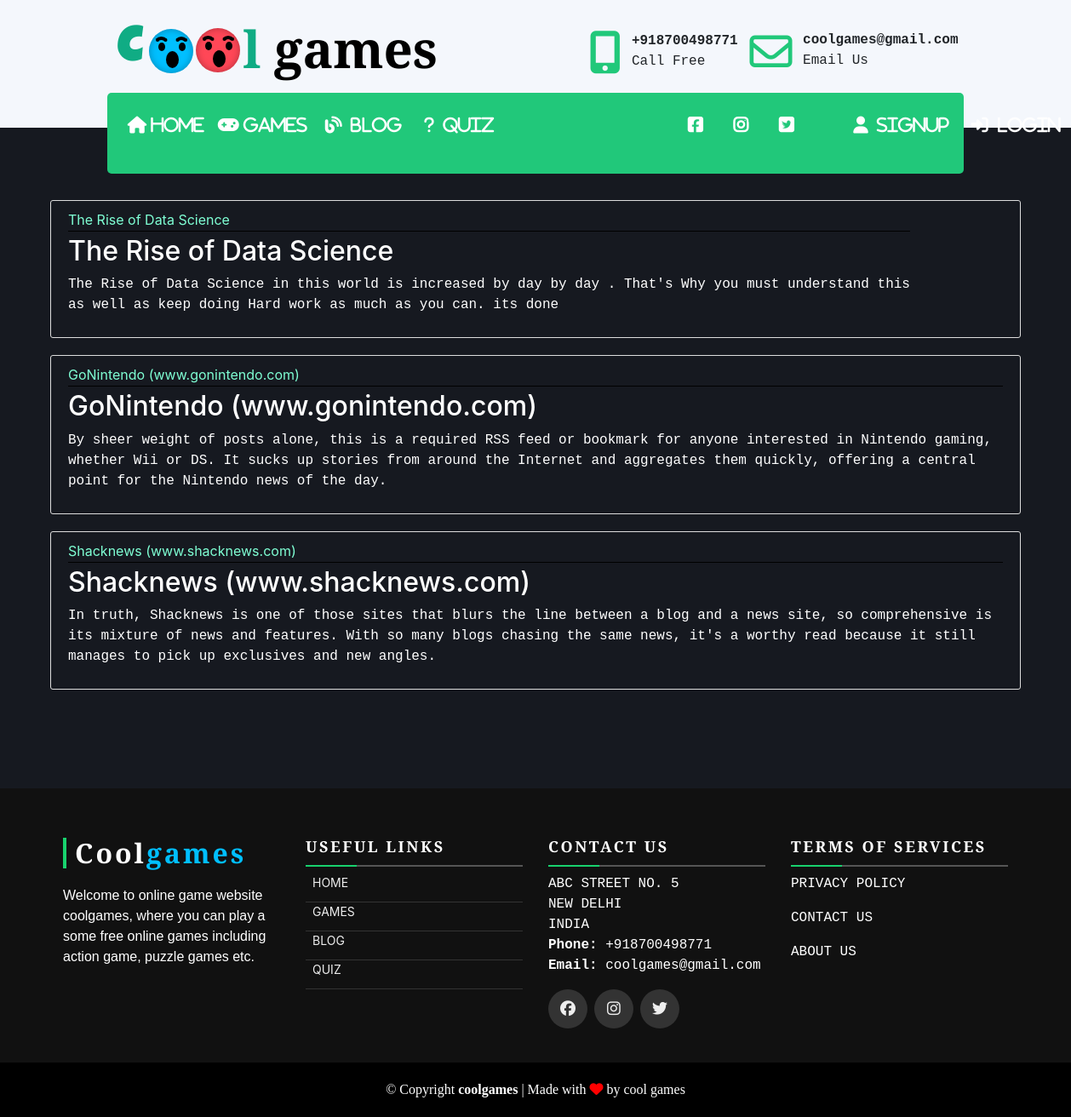
Screenshot of /blog/ with the database file from the repository.
### blog/models.py (models this page shows, shortened)
class Blog(models.Model):
    title =  models.CharField(max_length=200)
    content = models.TextField()
    author = models.ForeignKey(User, on_delete=models.CASCADE)

### blog/views.py (the view)
# urls.py: path('blog/', BlogListView.as_view(), name="blog-blog"),
class BlogListView(ListView):
    model = Blog
    template_name = 'blog/blog.html' # <app>/<model>_<viewtype>.html
    context_object_name = 'blogs'

### blog/Templates/blog/blog.html
{% extends "blog/base.html" %}
    {% block content %}
        {% for blog in blogs %}
        <article class="media content-section">
          <div class="media">
                <div class="media-body">
                 <div class="article-metadata">
                   <a class="mr-2" href="#" style="color: aquamarine;">{{ blog.title }}</a>
                 </div>
                 <h2><a class="article-title" href="{% url 'blog-detail' blog.id %}">{{ blog.title }}</a></h2>
                 <p class="article-content">{{ blog.content }}</p>
               </div>
              </div>
             </article>
        {% endfor %}
    {% endblock content %}

### blog/Templates/blog/base.html (shortened to what this page needs)
{% load static %}
<html>
    <head>
    <link rel="stylesheet" href="https://maxcdn.bootstrapcdn.com/bootstrap/4.0.0/css/bootstrap.min.css">
    <link rel="stylesheet" type="text/css" href="{% static 'blog/gc.css' %}">
        </head>
        <body>
          <div class=" container-fluid page " style="background-color: #F4F7FC">
            <br>
          <h1 class="logo-text"><span>C</span></h1>
                                 <div class="emoji wow ">
                   <div class="face face-wow">
                  <div class="eyebrows-wow"></div>
                  <div class="eyes-wow"></div>
                  <div class="mouth-wow"></div>
                   </div>
                     </div>
                     <div class="emoji1 wow">
                   <div class="face face-wow">
                  <div class="eyebrows-wow"></div>
                  <div class="eyes-wow"></div>
                  <div class="mouth-wow"></div>
                   </div>
                     </div>
              <h1 class="text1" style="color:black;"><span>l</span> games</h1>
               <div class="row">
          <i class="fas fa-mobile-alt icon">&nbsp;</i>
          <p><b>+918700498771</b> <br> Call Free</p>
          </div>
          <div class="row">
          <i class="far fa-envelope icon" style="margin-left: 70%;">&nbsp;</i>
          <p><b>coolgames@gmail.com</b> <br> Email Us</p>
          </div>
          </div>
            <header class="site-header">
            <nav class="navbar navbar-expand-lg navbar-light bg-light">
              <div class="collapse navbar-collapse"style="color: white !important;" id="navbarNav">
                <ul class="navbar-nav">
                  <li class="nav-item active">
                    <a class="nav-link fas fa-home" href="{% url 'blog-index' %}">&nbsp;HOME &nbsp;<span class="sr-only">(current)</span></a>
                  </li>
                  <li class="nav-item">
                    <a class="nav-link fas fa-gamepad" href="{% url 'blog-games' %}">&nbsp;GAMES&nbsp;</a>
                  </li>
                  <li class="nav-item">
                    <a class="nav-link fas fa-blog" href="{% url 'blog-blog' %}">&nbsp;&nbsp;BLOG&nbsp;&nbsp;</a>
                  </li>
                  <li class="nav-item ">
                    <a class="nav-link fas fa-question" href="{% url 'blog-quiz' %}">&nbsp;&nbsp;QUIZ</a>
                  </li>
                  <li class="nav-item">
                    <a class="nav-link fab fa-facebook-square" href="#">&nbsp;&nbsp;&nbsp;&nbsp;</a>
                  </li>
                  <li class="nav-item">
                    <a class="nav-link fab fa-instagram" href="#">&nbsp;&nbsp;&nbsp;&nbsp;</a>
                  </li>
                   <li class="nav-item">
                    <a class="nav-link fab fa-twitter-square" href="#"></a>
                  </li>&nbsp;&nbsp;&nbsp;&nbsp;&nbsp;&nbsp;&nbsp;&nbsp;&nbsp;&nbsp;&nbsp;&nbsp;
                  {% if user.is_authenticated %}
                    <li class="nav-item" ><a class="nav-link fas fa-plus-square" href="{% url 'blog-create' %}">&nbsp;&nbsp;NEWBLOG&nbsp;&nbsp;</a></li>
                     <li class="nav-item"><a class="nav-link fas fa-user-circle" href="{% url 'profile' %}">&nbsp;&nbsp;PROFILE&nbsp;&nbsp;</a></li>
                     <li class="nav-item"><a class="nav-link fas fa-sign-out-alt" href="{% url 'logout' %}">&nbsp;&nbsp;LOGOUT&nbsp;&nbsp;</a></li>
                    {% else %}
                      <li class="nav-item">
                        <a class="nav-link f fas fa-user" href="{% url 'register' %}">&nbsp;&nbsp;SIGNUP&nbsp;&nbsp;</a>
                      </li>
                      <li class="nav-item">
                      <a class="nav-link fas fa-sign-in-alt" href="{% url 'login' %}">&nbsp;&nbsp;LOGIN</a>
                    </li>
                    {% endif %}
                </ul>
              </div>
            </nav>
          </header>
          <main role="main" class="container">
            <div class="row">
              <div class="div-content">
                {% block content %} {% endblock %}
              </div>
              </div>
          </main>
        <footer id="footer">
          <div class="footer-top"><br><br><br>
            <div class="container">
              <div class="row">
                <div class="col-lg-3 col-md-6 footer-info">
                  <h3><span>Cool</span>games</h3>
                  <p>Welcome to online game website coolgames, where you can play a some free online games including action game, puzzle games etc.  </p>
                </div>
                <div class="col-lg-3 col-md-6 footer-links">
                  <h4>Useful Links</h4>
                  <ul >
                   <a href="{% url 'blog-index' %}"> <li><i class="ion-ios-arrow-right gk "></i> HOME</li></a>
                   <a href="{% url 'blog-games' %}"> <li><i class="ion-ios-arrow-right gk"></i> GAMES</li></a>
                   <a href="{% url 'blog-blog' %}"> <li><i class="ion-ios-arrow-right gk"></i> BLOG</li></a>
                    <a href="{% url 'blog-quiz' %}"><li><i class="ion-ios-arrow-right gk"></i> QUIZ</li></a>
                  </ul>
                </div>
                <div class="col-lg-3 col-md-6 footer-contact">
                  <h4>Contact Us</h4>
                  <p>
                    ABC STREET NO. 5 <br>
                     NEW DELHI <br>
                    INDIA<br>
                    <strong>Phone:</strong> +918700498771<br>
                    <strong>Email:</strong> coolgames@gmail.com<br>
                  </p>
                  <div class="social-links">
                    <a href="#" class="facebook"><i class="fab fa-facebook"></i></a>
                    <a href="#" class="instagram"><i class="fab fa-instagram"></i></a>
                    <a href="#" class="twitter"><i class="fab fa-twitter"></i></a>
                  </div>
                </div>
                <div class="col-lg-3 col-md-6 footer-newsletter">
                  <h4>TERMS OF SERVICES</h4>
                    <a href="{% url 'blog-privacy' %}"><p style="color: white">PRIVACY POLICY</p></a>
                    <a href="{% url 'blog-contact' %}"><p style="color: white">CONTACT US</p></a>
                    <a href="{% url 'blog-about' %}"><p style="color: white">ABOUT US</p></a>
                </div>
              </div>
            </div>
          </div>
            <div class="copyright">
                &copy; Copyright <strong>coolgames</strong> | Made with  <i class="fa fa-heart"></i> by cool games
              </div>
        </html>

### rows the page displays
Blog: title "The Rise of Data Science", content "The Rise of Data Science in this world is increased by day by day . That's Why you must understand this as well as keep doing Hard work as much as you can. its done"
Blog: title "GoNintendo (www.gonintendo.com)", content "By sheer weight of posts alone, this is a required RSS feed or bookmark for anyone interested in Nintendo gaming, whether Wii or DS. It sucks up stories from around the Internet and aggregates them quickly, offering a central point for the Nintendo news of the day."
Blog: title "Shacknews (www.shacknews.com)", content "In truth, Shacknews is one of those sites that blurs the line between a blog and a news site, so comprehensive is its mixture of news and features. With so many blogs chasing the same news, it's a worthy read because it still manages to pick up exclusives and new angles."
